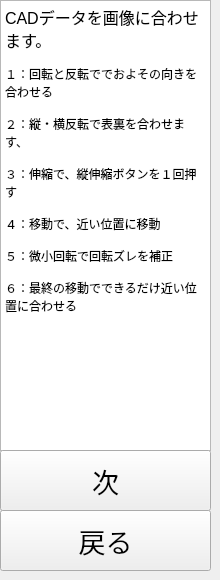
     <widget class="QWidget" name="page_8">
      <widget class="QTextEdit" name="textEdit_6">
       <property name="geometry">
        <rect>
         <x>0</x>
         <y>0</y>
         <width>211</width>
         <height>451</height>
        </rect>
       </property>
       <property name="readOnly">
        <bool>true</bool>
       </property>
       <property name="html">
        <string>&lt;!DOCTYPE HTML PUBLIC &quot;-//W3C//DTD HTML 4.0//EN&quot; &quot;http://www.w3.org/TR/REC-html40/strict.dtd&quot;&gt;
&lt;html&gt;&lt;head&gt;&lt;meta name=&quot;qrichtext&quot; content=&quot;1&quot; /&gt;&lt;meta charset=&quot;utf-8&quot; /&gt;&lt;style type=&quot;text/css&quot;&gt;
p, li { white-space: pre-wrap; }
hr { height: 1px; border-width: 0; }
li.unchecked::marker { content: &quot;\2610&quot;; }
li.checked::marker { content: &quot;\2612&quot;; }
&lt;/style&gt;&lt;/head&gt;&lt;body style=&quot; font-family:'Yu Gothic UI'; font-size:9pt; font-weight:400; font-style:normal;&quot;&gt;
&lt;p style=&quot; margin-top:0px; margin-bottom:0px; margin-left:0px; margin-right:0px; -qt-block-indent:0; text-indent:0px;&quot;&gt;&lt;span style=&quot; font-family:'MS UI Gothic'; font-size:12pt;&quot;&gt;CADデータを画像に合わせます。&lt;/span&gt;&lt;/p&gt;
&lt;p style=&quot;-qt-paragraph-type:empty; margin-top:0px; margin-bottom:0px; margin-left:0px; margin-right:0px; -qt-block-indent:0; text-indent:0px; font-family:'MS UI Gothic'; font-size:8pt;&quot;&gt;&lt;br /&gt;&lt;/p&gt;
&lt;p style=&quot; margin-top:0px; margin-bottom:0px; margin-left:0px; margin-right:0px; -qt-block-indent:0; text-indent:0px;&quot;&gt;&lt;span style=&quot; font-family:'MS UI Gothic';&quot;&gt;１：回転と反転ででおよその向きを合わせる&lt;/span&gt;&lt;/p&gt;
&lt;p style=&quot;-qt-paragraph-type:empty; margin-top:0px; margin-bottom:0px; margin-left:0px; margin-right:0px; -qt-block-indent:0; text-indent:0px; font-family:'MS UI Gothic';&quot;&gt;&lt;br /&gt;&lt;/p&gt;
&lt;p style=&quot; margin-top:0px; margin-bottom:0px; margin-left:0px; margin-right:0px; -qt-block-indent:0; text-indent:0px;&quot;&gt;&lt;span style=&quot; font-family:'MS UI Gothic';&quot;&gt;２：縦・横反転で表裏を合わせます、&lt;/span&gt;&lt;/p&gt;
&lt;p style=&quot;-qt-paragraph-type:empty; margin-top:0px; margin-bottom:0px; margin-left:0px; margin-right:0px; -qt-block-indent:0; text-indent:0px; font-family:'MS UI Gothic';&quot;&gt;&lt;br /&gt;&lt;/p&gt;
&lt;p style=&quot; margin-top:0px; margin-bottom:0px; margin-left:0px; margin-right:0px; -qt-block-indent:0; text-indent:0px;&quot;&gt;&lt;span style=&quot; font-family:'MS UI Gothic';&quot;&gt;３：伸縮で、縦伸縮ボタンを１回押す&lt;/span&gt;&lt;/p&gt;
&lt;p style=&quot;-qt-paragraph-type:empty; margin-top:0px; margin-bottom:0px; margin-left:0px; margin-right:0px; -qt-block-indent:0; text-indent:0px; font-family:'MS UI Gothic';&quot;&gt;&lt;br /&gt;&lt;/p&gt;
&lt;p style=&quot; margin-top:0px; margin-bottom:0px; margin-left:0px; margin-right:0px; -qt-block-indent:0; text-indent:0px;&quot;&gt;&lt;span style=&quot; font-family:'MS UI Gothic';&quot;&gt;４：移動で、近い位置に移動&lt;/span&gt;&lt;/p&gt;
&lt;p style=&quot;-qt-paragraph-type:empty; margin-top:0px; margin-bottom:0px; margin-left:0px; margin-right:0px; -qt-block-indent:0; text-indent:0px; font-family:'MS UI Gothic';&quot;&gt;&lt;br /&gt;&lt;/p&gt;
&lt;p style=&quot; margin-top:0px; margin-bottom:0px; margin-left:0px; margin-right:0px; -qt-block-indent:0; text-indent:0px;&quot;&gt;&lt;span style=&quot; font-family:'MS UI Gothic';&quot;&gt;５：微小回転で回転ズレを補正&lt;/span&gt;&lt;/p&gt;
&lt;p style=&quot;-qt-paragraph-type:empty; margin-top:0px; margin-bottom:0px; margin-left:0px; margin-right:0px; -qt-block-indent:0; text-indent:0px; font-family:'MS UI Gothic';&quot;&gt;&lt;br /&gt;&lt;/p&gt;
&lt;p style=&quot; margin-top:0px; margin-bottom:0px; margin-left:0px; margin-right:0px; -qt-block-indent:0; text-indent:0px;&quot;&gt;&lt;span style=&quot; font-family:'MS UI Gothic';&quot;&gt;６：最終の移動でできるだけ近い位置に合わせる&lt;/span&gt;&lt;/p&gt;&lt;/body&gt;&lt;/html&gt;</string>
       </property>
      </widget>
      <widget class="QPushButton" name="DXFNext1">
       <property name="geometry">
        <rect>
         <x>0</x>
         <y>450</y>
         <width>211</width>
         <height>61</height>
        </rect>
       </property>
       <property name="font">
        <font>
         <family>MS UI Gothic</family>
         <pointsize>20</pointsize>
        </font>
       </property>
       <property name="styleSheet">
        <string notr="true"/>
       </property>
       <property name="text">
        <string>次</string>
       </property>
       <property name="checkable">
        <bool>false</bool>
       </property>
       <property name="checked">
        <bool>false</bool>
       </property>
       <property name="autoDefault">
        <bool>false</bool>
       </property>
       <property name="default">
        <bool>false</bool>
       </property>
       <property name="flat">
        <bool>false</bool>
       </property>
      </widget>
      <widget class="QPushButton" name="DXFPrev1">
       <property name="geometry">
        <rect>
         <x>0</x>
         <y>510</y>
         <width>211</width>
         <height>61</height>
        </rect>
       </property>
       <property name="font">
        <font>
         <family>MS UI Gothic</family>
         <pointsize>20</pointsize>
        </font>
       </property>
       <property name="styleSheet">
        <string notr="true"/>
       </property>
       <property name="text">
        <string>戻る</string>
       </property>
       <property name="checkable">
        <bool>false</bool>
       </property>
       <property name="checked">
        <bool>false</bool>
       </property>
       <property name="autoDefault">
        <bool>false</bool>
       </property>
       <property name="default">
        <bool>false</bool>
       </property>
       <property name="flat">
        <bool>false</bool>
       </property>
      </widget>
     </widget>
